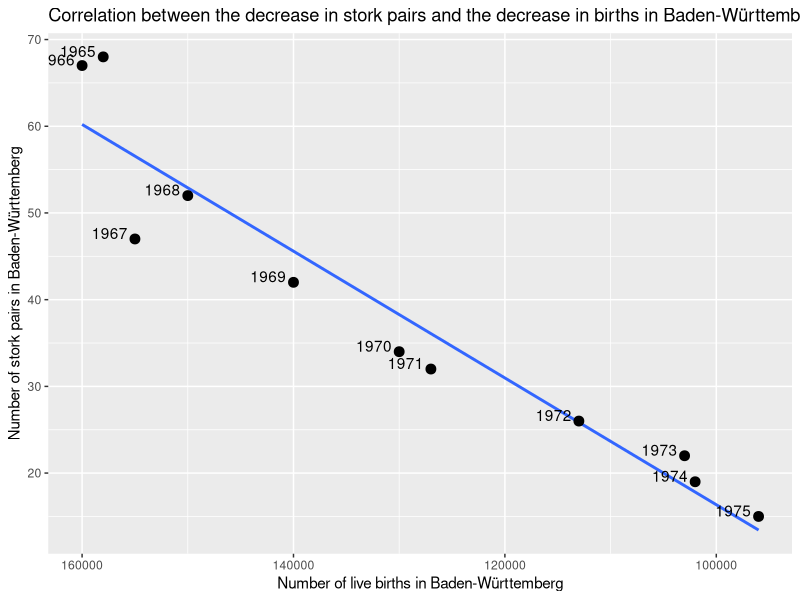

R code for this plot:
## ---- chunk 1
library(tidyverse)

data_birthrates<-data.frame(births=c(160,158,155,150,140,130,127,113,103,102,96)*1000,stork_pairs=c(67,68,47,52,42,34,32,26,22,19,15),year=c(1966,1965,1967,1968,1969,1970,1971,1972,1973,1974,1975))

ggplot(data=data_birthrates,mapping = aes(x=data_birthrates[,1],y=data_birthrates[,2],label=data_birthrates[,3])) +
  geom_smooth(method='lm', formula= y ~ x, se = F) +
  geom_point(size=3) +
  geom_text(hjust=1.2,vjust=0) +
  scale_color_brewer(type = "qual", palette = "Dark2") +
  scale_x_reverse() +
  labs(x = "Number of live births in Baden-Württemberg", y = "Number of stork pairs in Baden-Württemberg",
      title = "Correlation between the decrease in stork pairs and the decrease in births in Baden-Württemberg") #labs(x = "Zahl der Lebendgeborenen in Baden-Württemberg", y = "Zahl der Storchenpaare in Baden-Württemberg", title = "Korrelation zwischen dem Rückgang der Storchenpopulation und der Abnahme der Geburtenzahl in Baden-Württemberg") 
